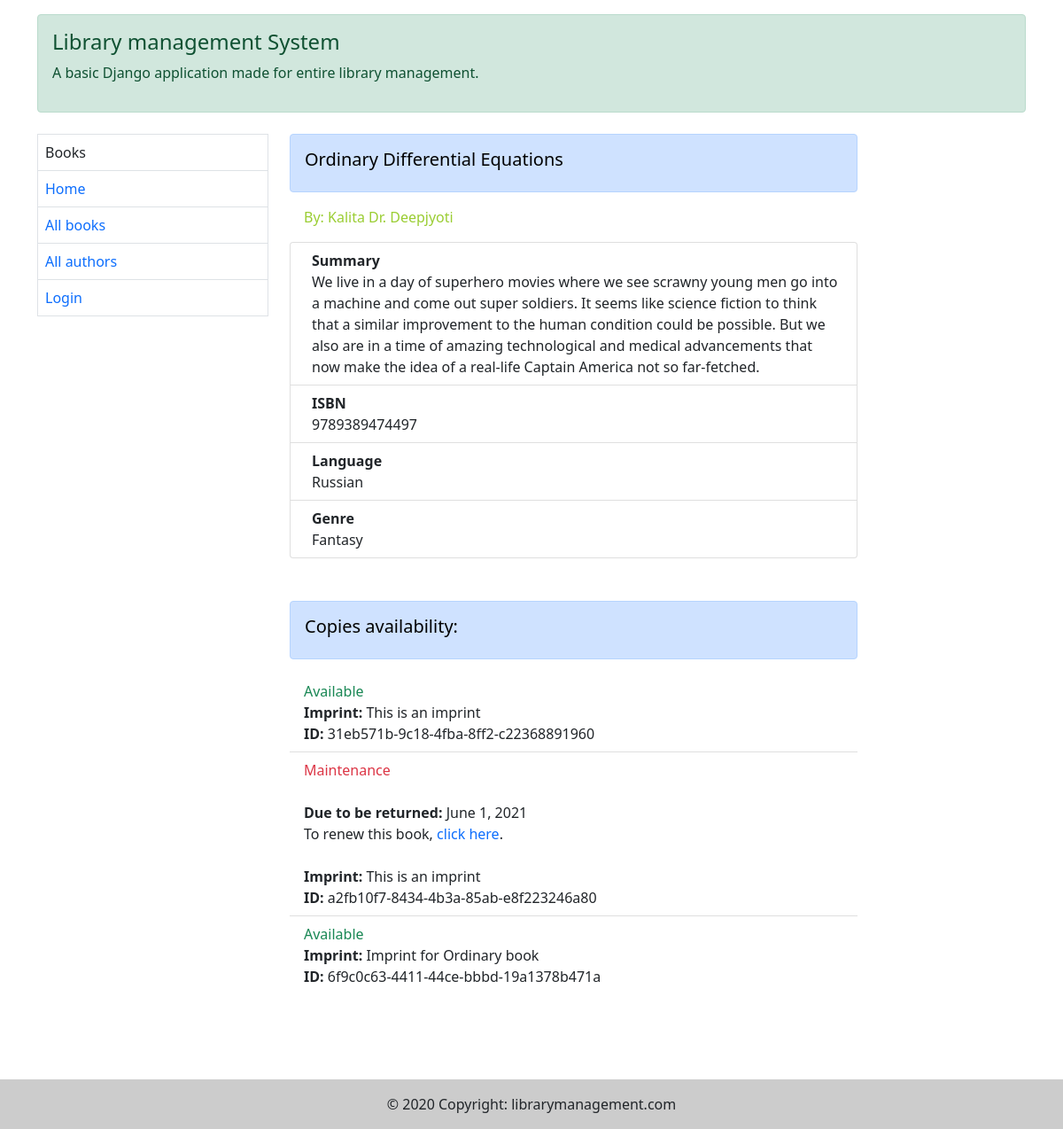
The page /catalog/book/1/ on the database as committed earlier.
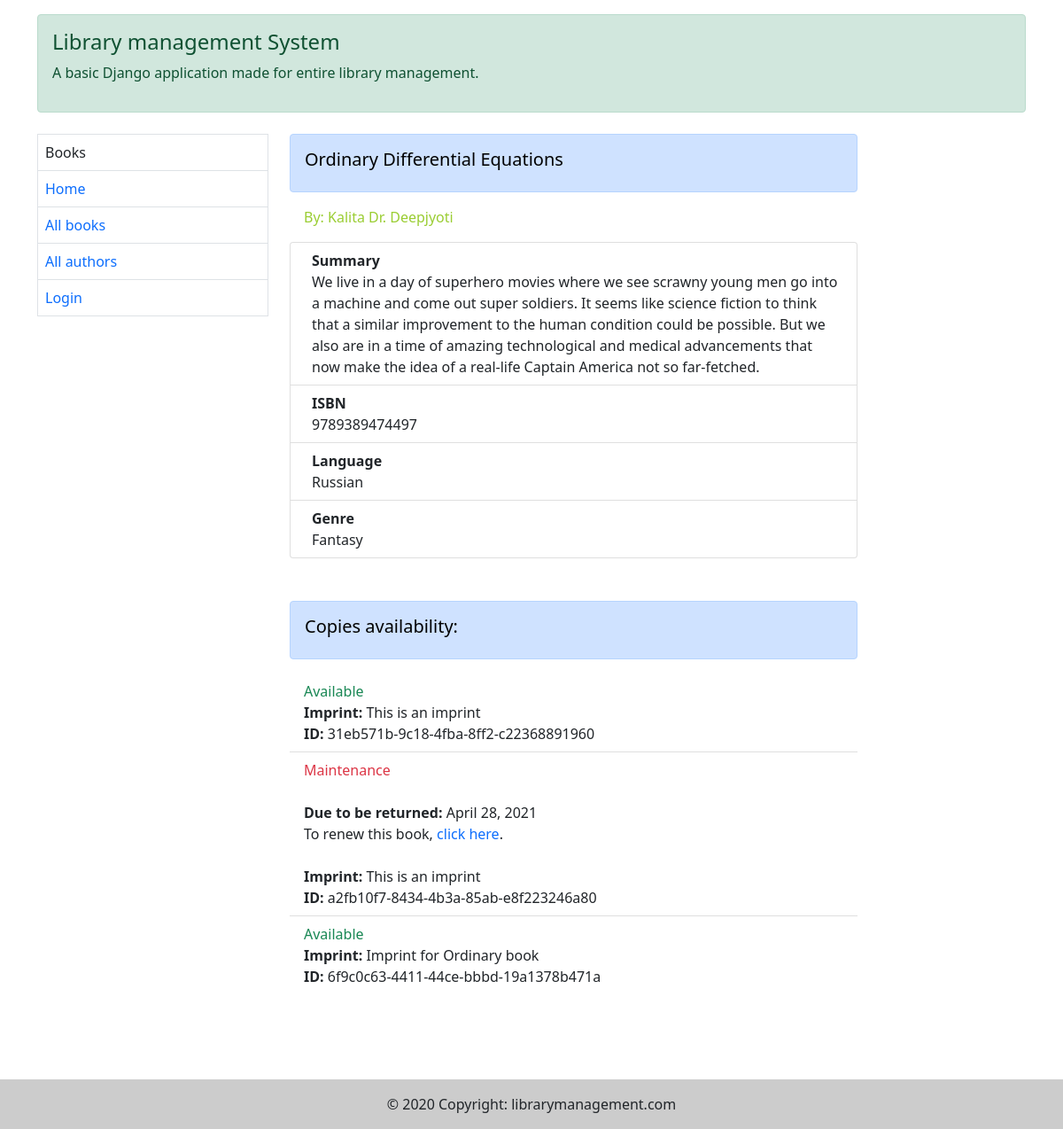
The same page on the database as committed later.
### catalog/models.py (models this page shows, shortened)
class BookInstance(models.Model):
    borrower = models.ForeignKey(User, on_delete=models.SET_NULL, null=True, blank=True)
    id = models.UUIDField(primary_key=True, default=uuid.uuid4, help_text="Unique ID for this copy of "
                                                                          "book across whole library")
    book = models.ForeignKey('Book', on_delete=models.RESTRICT, null=True)
    imprint = models.CharField(max_length=200)
    due_back = models.DateField(null=True, blank=True)
    LOAN_STATUS = (
        ('m', 'Maintenance'),
        ('o', 'On loan'),
        ('a', 'Available'),
        ('r', 'Reserved'),
    )
    status = models.CharField(max_length=1, choices=LOAN_STATUS, blank=True, default='m', help_text='Book Availability')
    class Meta:
        permissions = (('can_mark_returned', "Set book as returned"),)
        ordering = ['due_back']

### catalog/views.py (the view)
# urls.py: path('book/<int:pk>/', views.BookDetailView.as_view(), name="book-detail"),
class BookDetailView(generic.DetailView):
    model = Book
    template_name = 'catalog/book_detail.html'
    context_object_name = 'book'

### catalog/models.py (called while the page is built)
    def __str__(self):
        return self.name

    def display_genre(self):
        return ', '.join(genre.name for genre in self.genre.all()[:3])

    def __str__(self):
        return f"{self.last_name} {self.first_name}"

### templates/catalog/book_detail.html (shortened to what this page needs)
{% extends 'catalog/base.html' %}
{% load static %}
{% block body %}
    <div class="alert alert-primary" role="alert">
        <h5 style="color: black">{{ book.title }}</h5>
    </div>
    <span style="color:yellowgreen" class="p-3"> By: {{ book.author }}</span>
    <ol class="pt-3 list-group list-group">
        <li class="list-group-item d-flex justify-content-between align-items-start">
            <div class="ms-2 me-auto">
                <div class="fw-bold">Summary</div>
                {{ book.summary }}
            </div>
        </li>
        <li class="list-group-item d-flex justify-content-between align-items-start">
            <div class="ms-2 me-auto">
                <div class="fw-bold">ISBN</div>
                {{ book.isbn }}
            </div>
        </li>
        <li class="list-group-item d-flex justify-content-between align-items-start">
            <div class="ms-2 me-auto">
                <div class="fw-bold">Language</div>
                {{ book.language }}
            </div>
        </li>
        <li class="list-group-item d-flex justify-content-between align-items-start">
            <div class="ms-2 me-auto">
                <div class="fw-bold">Genre</div>
                {{ book.display_genre }}
            </div>
        </li>
    </ol>
    <div class="mt-5 alert alert-primary" role="alert">
        <h5 style="color: black">Copies availability:</h5>
    </div>
    <ul class="list-group list-group-flush">
        {% for copy in book.bookinstance_set.all %}
            <li class="list-group-item">
                <span class="{% if copy.status == 'a' %}text-success{% elif copy.status == 'm' %}text-danger{% else %}text-warning{% endif %}">{{ copy.get_status_display }}</span><br>
                {% if copy.status != 'a' %}
                    <br><span><strong>Due to be returned: </strong>{{ copy.due_back }}<br>
                    To renew this book, <a href="{% url 'renew-book-librarian' copy.id %}">click here</a>.<br><br>
                    </span>
                {% endif %}
                <span><strong>Imprint: </strong>{{ copy.imprint }}<br></span>
                <span><strong>ID: </strong>{{ copy.id }}</span>
            </li>
        {% endfor %}
    </ul>
    <br><br><br><br>
{% endblock %}

Rows that differ between the two databases and show on the page:
changed BookInstance "Maintenance": due_back "June 1, 2021" → "April 28, 2021"
